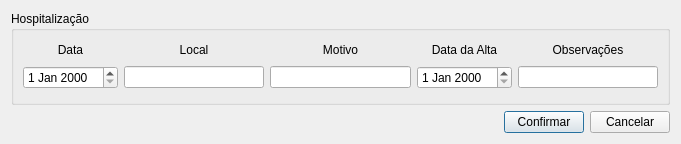
<?xml version="1.0" encoding="UTF-8"?>
<ui version="4.0">
 <class>Hospitalizacao</class>
 <widget class="QDialog" name="Hospitalizacao">
  <property name="geometry">
   <rect>
    <x>0</x>
    <y>0</y>
    <width>681</width>
    <height>144</height>
   </rect>
  </property>
  <property name="windowTitle">
   <string>Hospitalização</string>
  </property>
  <layout class="QVBoxLayout" name="verticalLayout">
   <item>
    <widget class="QGroupBox" name="groupBox">
     <property name="title">
      <string>Hospitalização</string>
     </property>
     <layout class="QGridLayout" name="gridLayout">
      <item row="1" column="0">
       <widget class="QDateEdit" name="dateEdit_Data"/>
      </item>
      <item row="0" column="0">
       <widget class="QLabel" name="label_DAta">
        <property name="sizePolicy">
         <sizepolicy hsizetype="Minimum" vsizetype="Maximum">
          <horstretch>0</horstretch>
          <verstretch>0</verstretch>
         </sizepolicy>
        </property>
        <property name="text">
         <string>Data</string>
        </property>
        <property name="alignment">
         <set>Qt::AlignCenter</set>
        </property>
       </widget>
      </item>
      <item row="1" column="1">
       <widget class="QLineEdit" name="lineEdit_Local"/>
      </item>
      <item row="1" column="2">
       <widget class="QLineEdit" name="lineEdit_Motivo"/>
      </item>
      <item row="1" column="4">
       <widget class="QLineEdit" name="lineEdit_Observaes"/>
      </item>
      <item row="1" column="3">
       <widget class="QDateEdit" name="dateEdit_DataDaAlta"/>
      </item>
      <item row="0" column="1">
       <widget class="QLabel" name="label_Local">
        <property name="sizePolicy">
         <sizepolicy hsizetype="Minimum" vsizetype="Maximum">
          <horstretch>0</horstretch>
          <verstretch>0</verstretch>
         </sizepolicy>
        </property>
        <property name="text">
         <string>Local</string>
        </property>
        <property name="alignment">
         <set>Qt::AlignCenter</set>
        </property>
       </widget>
      </item>
      <item row="0" column="4">
       <widget class="QLabel" name="label_Observaes">
        <property name="sizePolicy">
         <sizepolicy hsizetype="Minimum" vsizetype="Maximum">
          <horstretch>0</horstretch>
          <verstretch>0</verstretch>
         </sizepolicy>
        </property>
        <property name="text">
         <string>Observações</string>
        </property>
        <property name="alignment">
         <set>Qt::AlignCenter</set>
        </property>
       </widget>
      </item>
      <item row="0" column="3">
       <widget class="QLabel" name="label_DataDaAlta">
        <property name="sizePolicy">
         <sizepolicy hsizetype="Minimum" vsizetype="Maximum">
          <horstretch>0</horstretch>
          <verstretch>0</verstretch>
         </sizepolicy>
        </property>
        <property name="text">
         <string>Data da Alta</string>
        </property>
        <property name="alignment">
         <set>Qt::AlignCenter</set>
        </property>
       </widget>
      </item>
      <item row="0" column="2">
       <widget class="QLabel" name="label_Motivo">
        <property name="sizePolicy">
         <sizepolicy hsizetype="Minimum" vsizetype="Maximum">
          <horstretch>0</horstretch>
          <verstretch>0</verstretch>
         </sizepolicy>
        </property>
        <property name="text">
         <string>Motivo</string>
        </property>
        <property name="alignment">
         <set>Qt::AlignCenter</set>
        </property>
       </widget>
      </item>
     </layout>
    </widget>
   </item>
   <item>
    <layout class="QHBoxLayout" name="horizontalLayout">
     <item>
      <spacer name="horizontalSpacer">
       <property name="orientation">
        <enum>Qt::Horizontal</enum>
       </property>
       <property name="sizeHint" stdset="0">
        <size>
         <width>40</width>
         <height>20</height>
        </size>
       </property>
      </spacer>
     </item>
     <item>
      <widget class="QPushButton" name="pushButton_2">
       <property name="text">
        <string>Confirmar</string>
       </property>
      </widget>
     </item>
     <item>
      <widget class="QPushButton" name="pushButton">
       <property name="text">
        <string>Cancelar</string>
       </property>
      </widget>
     </item>
    </layout>
   </item>
  </layout>
 </widget>
 <resources/>
 <connections/>
</ui>
